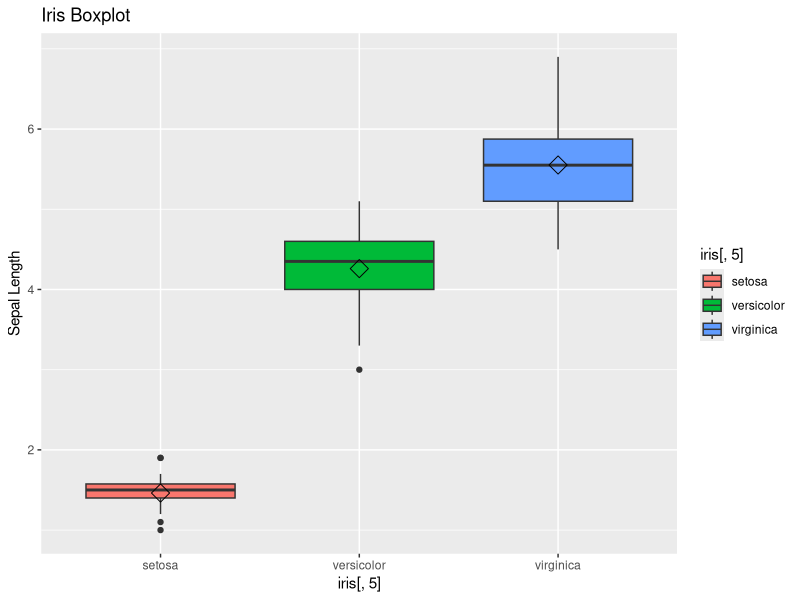

Source code (R):
Linkbinomial <- c('logit','probit','cauchit','log','cloglog')
Linkgaussian <- c('identity','log','inverse')
LinkGamma <- c('inverse','identity','log')
Linkinverse.gausian <- c('1/mu^2','inverse','log')
Linkpoisson <- c('log','identity','sqrt')
Linkquasi <- c('logit', 'probit', 'log', 'cloglog', 'identity', 'sqrt', 'inverse',
               '1/mu^2')
Linkquasibinomial <- c('logit', 'probit', 'log', 'cloglog', 'identity', 'sqrt', 'inverse',
                       '1/mu^2')
Linkquasipoisson <- c('logit', 'probit', 'log', 'cloglog', 'identity', 'sqrt', 'inverse',
                      '1/mu^2')



library(ggplot2)
box <- ggplot(data=iris, aes(x=iris[,5], y=iris[,3]))
box + geom_boxplot(aes(fill=iris[,5])) + 
  ylab("Sepal Length") + ggtitle("Iris Boxplot") +
  stat_summary(fun.y=mean, geom="point", shape=5, size=4)









